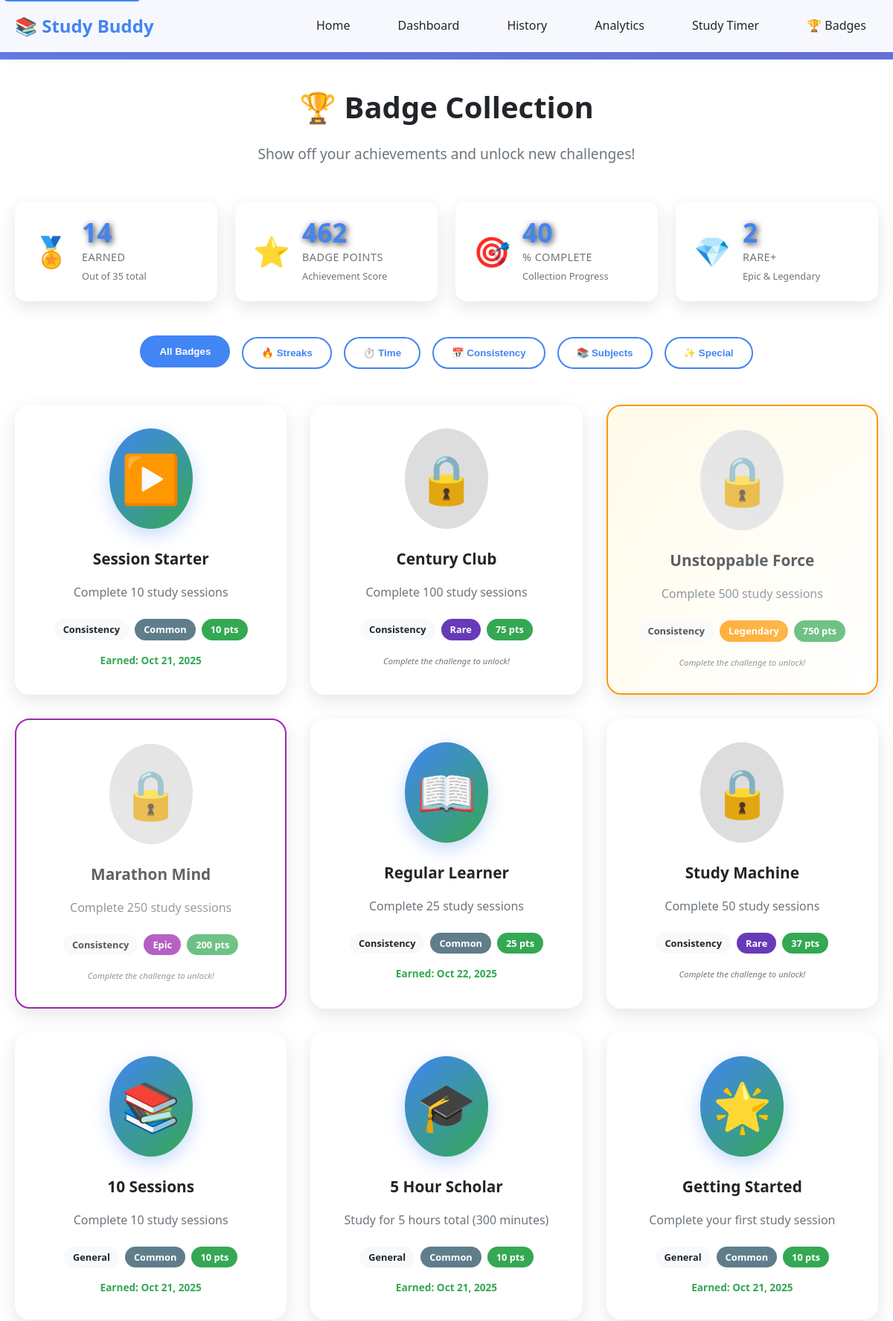
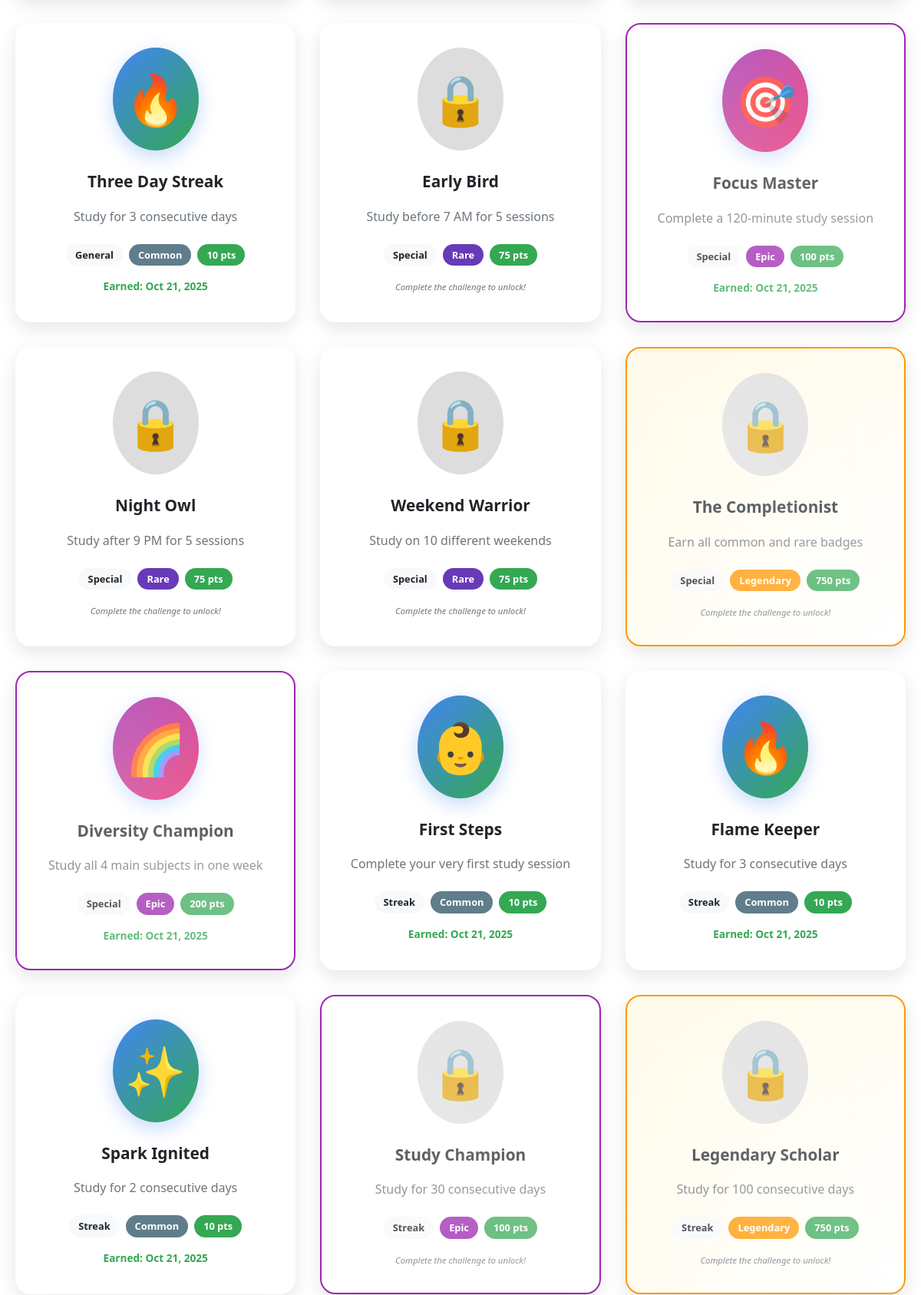
The app's page /badges (upper part) with its own data (2 pictures, top to bottom).
### models.py (models this page shows, shortened)
class Badge(db.Model):
    __tablename__ = 'badges'
    id = db.Column(db.Integer, primary_key=True)
    name = db.Column(db.String(100), unique=True, nullable=False)
    description = db.Column(db.Text, nullable=False)
    icon = db.Column(db.String(10), nullable=False)  # Emoji or icon identifier
    category = db.Column(db.String(50), nullable=False, default='general')  # streak, time, consistency, subject, special
    tier = db.Column(db.String(20), nullable=False, default='bronze')  # bronze, silver, gold, platinum, legendary
    rarity = db.Column(db.String(20), nullable=False, default='common')  # common, rare, epic, legendary
    points = db.Column(db.Integer, nullable=False, default=10)  # Points awarded for earning this badge
    criteria_type = db.Column(db.String(50), nullable=False)  # 'streak', 'sessions', 'time', 'consistency', 'subject', 'special'
    criteria_value = db.Column(db.Integer, nullable=False)  # Required value to unlock
    criteria_details = db.Column(db.Text, nullable=True)  # JSON string for complex criteria
    color = db.Column(db.String(7), nullable=False, default='#4285f4')  # Hex color for badge
    is_secret = db.Column(db.Boolean, default=False)  # Hidden until earned
    is_active = db.Column(db.Boolean, default=True)  # Can be disabled
    created_at = db.Column(db.DateTime, default=datetime.utcnow)
    updated_at = db.Column(db.DateTime, default=datetime.utcnow, onupdate=datetime.utcnow)
    user_badges = relationship("UserBadge", back_populates="badge", cascade="all, delete-orphan")

class UserBadge(db.Model):
    __tablename__ = 'user_badges'
    id = db.Column(db.Integer, primary_key=True)
    user_id = db.Column(db.Integer, db.ForeignKey('users.id'), nullable=False)
    badge_id = db.Column(db.Integer, db.ForeignKey('badges.id'), nullable=False)
    earned_at = db.Column(db.DateTime, default=datetime.utcnow)
    user = relationship("User", back_populates="user_badges")
    badge = relationship("Badge", back_populates="user_badges")
    __table_args__ = (db.UniqueConstraint('user_id', 'badge_id', name='unique_user_badge'),)

### app.py (the view)
@app.route('/badges')
def badges():
    try:
        all_badges = Badge.query.order_by(Badge.category, Badge.tier, Badge.name).all()
        earned_user_badges = UserBadge.query.filter_by(user_id=1).all()
        earned_badge_ids = {ub.badge_id for ub in earned_user_badges}
        earned_badges_dict = {ub.badge_id: ub for ub in earned_user_badges}
        total_points = sum(badge.points for badge in all_badges if badge.id in earned_badge_ids)
        completion_percentage = round((len(earned_badge_ids) / len(all_badges)) * 100) if all_badges else 0
        rare_badges_count = len([b for b in all_badges if b.rarity in ['epic', 'legendary'] and b.id in earned_badge_ids])
        return render_template('badges.html',
                             badges=all_badges,
                             earned_badges=earned_user_badges,
                             earned_badge_ids=earned_badge_ids,
                             earned_badges_dict=earned_badges_dict,
                             total_points=total_points,
                             completion_percentage=completion_percentage,
                             rare_badges_count=rare_badges_count)
    except Exception as e:
        print(f"Badge collection error: {e}")
        return render_template('badges.html',
                             badges=[],
                             earned_badges=[],
                             earned_badge_ids=set(),
                             earned_badges_dict={},
                             total_points=0,
                             completion_percentage=0,
                             rare_badges_count=0)

### app.py (called while the page is built)
@app.context_processor
def inject_asset_version():
    return {'asset_version': ASSET_VERSION}

### templates/badges.html (shortened to what this page needs)
{% extends "base.html" %}
{% block content %}
<div class="dashboard-container">
    <div class="container">
        <h1 class="page-title">🏆 Badge Collection</h1>
        <p class="page-subtitle">Show off your achievements and unlock new challenges!</p>
        {% if badges %}
        <div class="stats-overview stagger-animation">
            <div class="stat-card animate-on-scroll">
                <div class="stat-icon">🏅</div>
                <div class="stat-content">
                    <div class="stat-number animated-counter" data-target="{{ earned_badges|length }}">{{ earned_badges|length }}</div>
                    <div class="stat-label">Earned</div>
                    <div class="stat-sublabel">Out of {{ badges|length }} total</div>
                </div>
            </div>
            <div class="stat-card animate-on-scroll">
                <div class="stat-icon">⭐</div>
                <div class="stat-content">
                    <div class="stat-number animated-counter" data-target="{{ total_points }}">{{ total_points }}</div>
                    <div class="stat-label">Badge Points</div>
                    <div class="stat-sublabel">Achievement Score</div>
                </div>
            </div>
            <div class="stat-card animate-on-scroll">
                <div class="stat-icon">🎯</div>
                <div class="stat-content">
                    <div class="stat-number animated-counter" data-target="{{ completion_percentage }}">{{ completion_percentage }}</div>
                    <div class="stat-label">% Complete</div>
                    <div class="stat-sublabel">Collection Progress</div>
                </div>
            </div>
            <div class="stat-card animate-on-scroll">
                <div class="stat-icon">💎</div>
                <div class="stat-content">
                    <div class="stat-number animated-counter" data-target="{{ rare_badges_count }}">{{ rare_badges_count }}</div>
                    <div class="stat-label">Rare+</div>
                    <div class="stat-sublabel">Epic & Legendary</div>
                </div>
            </div>
        </div>
        <div class="dashboard-section">
            <div class="badge-filters">
                <button class="filter-btn active" data-category="all">All Badges</button>
                <button class="filter-btn" data-category="streaks">🔥 Streaks</button>
                <button class="filter-btn" data-category="time">⏱️ Time</button>
                <button class="filter-btn" data-category="consistency">📅 Consistency</button>
                <button class="filter-btn" data-category="subjects">📚 Subjects</button>
                <button class="filter-btn" data-category="special">✨ Special</button>
            </div>
        </div>
        <div class="badge-collection-grid stagger-animation">
            {% for badge in badges %}
            <div class="badge-card animate-on-scroll {{ badge.rarity|lower }} {{ badge.category }}"
                 data-category="{{ badge.category }}"
                 data-badge-earned="{% if badge.id in earned_badge_ids %}true{% else %}false{% endif %}"
                 data-badge-name="{{ badge.name }}">
                <div class="badge-card-inner">
                    <div class="badge-icon-container">
                        {% if badge.id in earned_badge_ids %}
                        <div class="badge-icon earned {{ badge.rarity|lower }}">{{ badge.icon }}</div>
                        {% else %}
                        <div class="badge-icon locked">🔒</div>
                        {% endif %}
                    </div>
                    <div class="badge-info">
                        <h3 class="badge-name">{{ badge.name }}</h3>
                        <p class="badge-description">
                            {% if badge.id in earned_badge_ids %}
                                {{ badge.description }}
                            {% elif badge.secret %}
                                🤫 Secret Badge - Keep studying to discover!
                            {% else %}
                                {{ badge.description }}
                            {% endif %}
                        </p>
                        <div class="badge-metadata">
                            <span class="badge-category-tag">{{ badge.category|title }}</span>
                            <span class="badge-rarity {{ badge.rarity|lower }}">{{ badge.rarity|title }}</span>
                            <span class="badge-points">{{ badge.points }} pts</span>
                        </div>
                        {% if badge.id in earned_badge_ids %}
                        <div class="badge-earned-date">
                            Earned: {{ earned_badges_dict[badge.id].earned_at.strftime('%b %d, %Y') }}
                        </div>
                        {% else %}
                        <div class="badge-progress-hint">
                            {% if not badge.secret %}
                            <small>{{ badge.criteria_display or 'Complete the challenge to unlock!' }}</small>
                            {% endif %}
                        </div>
                        {% endif %}
                    </div>
                </div>
                {% if badge.rarity in ['epic', 'legendary'] %}
                <div class="badge-shine"></div>
                {% endif %}
            </div>
            {% endfor %}
        </div>
        {% endif %}
    </div>
</div>
{% endblock %}

### static/css/style.css (style rules this page uses)
* { margin: 0; padding: 0; box-sizing: border-box; }
html { font-size: 16px; scroll-behavior: smooth; }
body { font-family: 'Segoe UI', Tahoma, Geneva, Verdana, sans-serif; line-height: 1.6; color: #333; background: linear-gradient(135deg, #667eea 0%, #764ba2 100%); min-height: 100vh; }
:root { --primary-blue: #4285f4; --primary-green: #34a853; --primary-orange: #fbbc05; --primary-red: #ea4335; --light-bg: #ffffff; --light-gray: #f8f9fa; --medium-gray: #e9ecef; --dark-gray: #6c757d; --text-dark: #212529; --text-light: #6c757d; --success: #28a745; --warning: #ffc107; --info: #17a2b8; --danger: #dc3545; }
.container { max-width: 1200px; margin: 0 auto; padding: 0 20px; }
.stat-number { display: block; font-size: 3rem; font-weight: 800; color: white; text-shadow: 2px 2px 8px rgba(0, 0, 0, 0.8); }
.dashboard-container, .timer-container { padding: 2rem 0; background: var(--light-bg); min-height: calc(100vh - 140px); }
.page-title { text-align: center; font-size: 2.5rem; font-weight: 700; color: var(--text-dark); margin-bottom: 1rem; }
.page-subtitle { text-align: center; font-size: 1.2rem; color: var(--text-light); margin-bottom: 3rem; }
.stats-overview { display: grid; grid-template-columns: repeat(auto-fit, minmax(250px, 1fr)); gap: 1.5rem; margin: 2rem 0; }
.stat-card { background: white; border-radius: 15px; padding: 1.5rem; box-shadow: 0 8px 25px rgba(0, 0, 0, 0.1); display: flex; align-items: center; gap: 1rem; transition: transform 0.3s ease, box-shadow 0.3s ease; }
.stat-icon { font-size: 2.5rem; min-width: 50px; text-align: center; }
.stat-content { flex: 1; }
.stat-number { font-size: 2.2rem; font-weight: 700; color: var(--primary-blue); line-height: 1; }
.stat-label { font-size: 0.9rem; color: var(--text-light); margin-top: 0.25rem; text-transform: uppercase; letter-spacing: 0.5px; }
.stat-sublabel { font-size: 0.8rem; color: var(--text-light); margin-top: 0.25rem; }
.dashboard-section { margin: 3rem 0; }
.animate-on-scroll { opacity: 0; transform: translateY(30px); transition: all 0.6s cubic-bezier(0.4, 0, 0.2, 1); }
.placeholder-card, .stat-card, .chart-card { position: relative; overflow: hidden; }
.animated-counter { font-variant-numeric: tabular-nums; transition: all 0.3s ease; }
.stagger-animation > * { opacity: 0; transform: translateY(20px); animation: fadeInUp 0.6s ease-out forwards; }
.stagger-animation > *:nth-child(1) { animation-delay: 0.1s; }
.stagger-animation > *:nth-child(2) { animation-delay: 0.2s; }
.stagger-animation > *:nth-child(3) { animation-delay: 0.3s; }
.stagger-animation > *:nth-child(4) { animation-delay: 0.4s; }
.stagger-animation > *:nth-child(5) { animation-delay: 0.5s; }
.stagger-animation > *:nth-child(6) { animation-delay: 0.6s; }

### records on screen
Badge: icon "▶️", name "Session Starter", description "Complete 10 study sessions", category "Consistency", rarity "Common", points "10"
UserBadge: earned_at "Oct 21, 2025"
Badge: name "Century Club", description "Complete 100 study sessions", category "Consistency", rarity "Rare", points "75", criteria_display "Complete the challenge to unlock!"
Badge: name "Unstoppable Force", description "Complete 500 study sessions", category "Consistency", rarity "Legendary", points "750", criteria_display "Complete the challenge to unlock!"
Badge: name "Marathon Mind", description "Complete 250 study sessions", category "Consistency", rarity "Epic", points "200", criteria_display "Complete the challenge to unlock!"
Badge: icon "📖", name "Regular Learner", description "Complete 25 study sessions", category "Consistency", rarity "Common", points "25"
UserBadge: earned_at "Oct 22, 2025"
Badge: name "Study Machine", description "Complete 50 study sessions", category "Consistency", rarity "Rare", points "37", criteria_display "Complete the challenge to unlock!"
Badge: icon "📚", name "10 Sessions", description "Complete 10 study sessions", category "General", rarity "Common", points "10"
UserBadge: earned_at "Oct 21, 2025"
Badge: icon "🎓", name "5 Hour Scholar", description "Study for 5 hours total (300 minutes)", category "General", rarity "Common", points "10"
UserBadge: earned_at "Oct 21, 2025"
Badge: icon "🌟", name "Getting Started", description "Complete your first study session", category "General", rarity "Common", points "10"
UserBadge: earned_at "Oct 21, 2025"
Badge: icon "🔥", name "Three Day Streak", description "Study for 3 consecutive days", category "General", rarity "Common", points "10"
UserBadge: earned_at "Oct 21, 2025"
Badge: name "Early Bird", description "Study before 7 AM for 5 sessions", category "Special", rarity "Rare", points "75", criteria_display "Complete the challenge to unlock!"
Badge: icon "🎯", name "Focus Master", description "Complete a 120-minute study session", category "Special", rarity "Epic", points "100"
UserBadge: earned_at "Oct 21, 2025"
Badge: name "Night Owl", description "Study after 9 PM for 5 sessions", category "Special", rarity "Rare", points "75", criteria_display "Complete the challenge to unlock!"
Badge: name "Weekend Warrior", description "Study on 10 different weekends", category "Special", rarity "Rare", points "75", criteria_display "Complete the challenge to unlock!"
Badge: name "The Completionist", description "Earn all common and rare badges", category "Special", rarity "Legendary", points "750", criteria_display "Complete the challenge to unlock!"
Badge: icon "🌈", name "Diversity Champion", description "Study all 4 main subjects in one week", category "Special", rarity "Epic", points "200"
UserBadge: earned_at "Oct 21, 2025"
Badge: icon "👶", name "First Steps", description "Complete your very first study session", category "Streak", rarity "Common", points "10"
UserBadge: earned_at "Oct 21, 2025"
Badge: icon "🔥", name "Flame Keeper", description "Study for 3 consecutive days", category "Streak", rarity "Common", points "10"
UserBadge: earned_at "Oct 21, 2025"
Badge: icon "✨", name "Spark Ignited", description "Study for 2 consecutive days", category "Streak", rarity "Common", points "10"
UserBadge: earned_at "Oct 21, 2025"
Badge: name "Study Champion", description "Study for 30 consecutive days", category "Streak", rarity "Epic", points "100", criteria_display "Complete the challenge to unlock!"
Badge: name "Legendary Scholar", description "Study for 100 consecutive days", category "Streak", rarity "Legendary", points "750", criteria_display "Complete the challenge to unlock!"

### other values on screen
{{ earned_badges|length }} "14"
{{ badges|length }} "35"
{{ total_points }} "462"
{{ completion_percentage }} "40"
{{ rare_badges_count }} "2"
